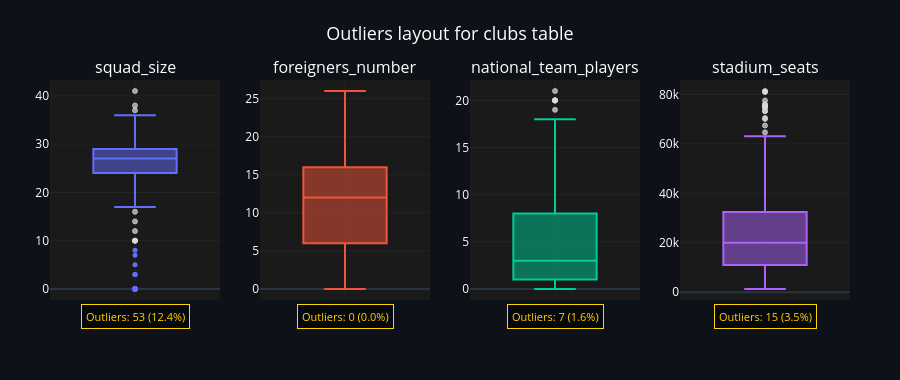

The code cell stored with this chart in its notebook:
### Code cell
clubs_boxplot = outlier_plot(df=clubs_summary, ignore_list=ignore_list, title="Outliers layout for clubs table", orientation='vertical', n_cols=4)
clubs_boxplot

### Figure 1 — Plotly figure (JSON) as saved in the notebook; plotly's stock layout.template omitted (floating-point values rounded to 4 significant figures; data arrays with more than 128 entries replaced by an {"elided": "..."} marker saying what was removed)
{"data": [{"boxmean": false, "line": {"width": 2}, "marker": {"color": "#636EFA", "line": {"outliercolor": "rgba(220,220,220,0.7)", "outlierwidth": 1}, "outliercolor": "rgba(220,220,220,0.7)", "size": 5}, "name": "", "showlegend": false, "type": "box", "xaxis": "x", "y": {"elided": "426 int values"}, "yaxis": "y"}, {"boxmean": false, "line": {"width": 2}, "marker": {"color": "#EF553B", "line": {"outliercolor": "rgba(220,220,220,0.7)", "outlierwidth": 1}, "outliercolor": "rgba(220,220,220,0.7)", "size": 5}, "name": "", "showlegend": false, "type": "box", "xaxis": "x2", "y": {"elided": "426 int values"}, "yaxis": "y2"}, {"boxmean": false, "line": {"width": 2}, "marker": {"color": "#00CC96", "line": {"outliercolor": "rgba(220,220,220,0.7)", "outlierwidth": 1}, "outliercolor": "rgba(220,220,220,0.7)", "size": 5}, "name": "", "showlegend": false, "type": "box", "xaxis": "x3", "y": {"elided": "426 int values"}, "yaxis": "y3"}, {"boxmean": false, "line": {"width": 2}, "marker": {"color": "#AB63FA", "line": {"outliercolor": "rgba(220,220,220,0.7)", "outlierwidth": 1}, "outliercolor": "rgba(220,220,220,0.7)", "size": 5}, "name": "", "showlegend": false, "type": "box", "xaxis": "x4", "y": {"elided": "426 int values"}, "yaxis": "y4"}], "layout": {"annotations": [{"font": {"size": 16}, "showarrow": false, "text": "squad_size", "x": 0.1062, "xanchor": "center", "xref": "paper", "y": 1, "yanchor": "bottom", "yref": "paper"}, {"font": {"size": 16}, "showarrow": false, "text": "foreigners_number", "x": 0.3688, "xanchor": "center", "xref": "paper", "y": 1, "yanchor": "bottom", "yref": "paper"}, {"font": {"size": 16}, "showarrow": false, "text": "national_team_players", "x": 0.6313, "xanchor": "center", "xref": "paper", "y": 1, "yanchor": "bottom", "yref": "paper"}, {"font": {"size": 16}, "showarrow": false, "text": "stadium_seats", "x": 0.8938, "xanchor": "center", "xref": "paper", "y": 1, "yanchor": "bottom", "yref": "paper"}, {"bgcolor": "rgba(0,0,0,0.5)", "bordercolor": "#FFD700", "borderpad": 4, "borderwidth": 1, "font": {"color": "#FFD700", "size": 11}, "showarrow": false, "text": "Outliers: 53 (12.4%)", "x": 0.1062, "xanchor": "center", "xref": "paper", "y": -0.02, "yanchor": "top", "yref": "paper"}, {"bgcolor": "rgba(0,0,0,0.5)", "bordercolor": "#FFD700", "borderpad": 4, "borderwidth": 1, "font": {"color": "#FFD700", "size": 11}, "showarrow": false, "text": "Outliers: 0 (0.0%)", "x": 0.3688, "xanchor": "center", "xref": "paper", "y": -0.02, "yanchor": "top", "yref": "paper"}, {"bgcolor": "rgba(0,0,0,0.5)", "bordercolor": "#FFD700", "borderpad": 4, "borderwidth": 1, "font": {"color": "#FFD700", "size": 11}, "showarrow": false, "text": "Outliers: 7 (1.6%)", "x": 0.6313, "xanchor": "center", "xref": "paper", "y": -0.02, "yanchor": "top", "yref": "paper"}, {"bgcolor": "rgba(0,0,0,0.5)", "bordercolor": "#FFD700", "borderpad": 4, "borderwidth": 1, "font": {"color": "#FFD700", "size": 11}, "showarrow": false, "text": "Outliers: 15 (3.5%)", "x": 0.8938, "xanchor": "center", "xref": "paper", "y": -0.02, "yanchor": "top", "yref": "paper"}], "autosize": true, "font": {"color": "white"}, "height": 380, "margin": {"b": 80, "l": 50, "r": 50, "t": 80}, "paper_bgcolor": "#0e1117", "plot_bgcolor": "#1a1a1a", "showlegend": false, "title": {"font": {"color": "white", "size": 18}, "text": "Outliers layout for clubs table", "x": 0.5, "xanchor": "center"}, "xaxis": {"anchor": "y", "domain": [0, 0.2125], "gridcolor": "rgba(128,128,128,0.2)", "gridwidth": 0.5, "showgrid": true, "showticklabels": false}, "xaxis2": {"anchor": "y2", "domain": [0.2625, 0.475], "gridcolor": "rgba(128,128,128,0.2)", "gridwidth": 0.5, "showgrid": true, "showticklabels": false}, "xaxis3": {"anchor": "y3", "domain": [0.525, 0.7375], "gridcolor": "rgba(128,128,128,0.2)", "gridwidth": 0.5, "showgrid": true, "showticklabels": false}, "xaxis4": {"anchor": "y4", "domain": [0.7875, 1], "gridcolor": "rgba(128,128,128,0.2)", "gridwidth": 0.5, "showgrid": true, "showticklabels": false}, "yaxis": {"anchor": "x", "domain": [0, 1], "gridcolor": "rgba(128,128,128,0.2)", "gridwidth": 0.5, "showgrid": true, "showticklabels": true}, "yaxis2": {"anchor": "x2", "domain": [0, 1], "gridcolor": "rgba(128,128,128,0.2)", "gridwidth": 0.5, "showgrid": true, "showticklabels": true}, "yaxis3": {"anchor": "x3", "domain": [0, 1], "gridcolor": "rgba(128,128,128,0.2)", "gridwidth": 0.5, "showgrid": true, "showticklabels": true}, "yaxis4": {"anchor": "x4", "domain": [0, 1], "gridcolor": "rgba(128,128,128,0.2)", "gridwidth": 0.5, "showgrid": true, "showticklabels": true}}}
